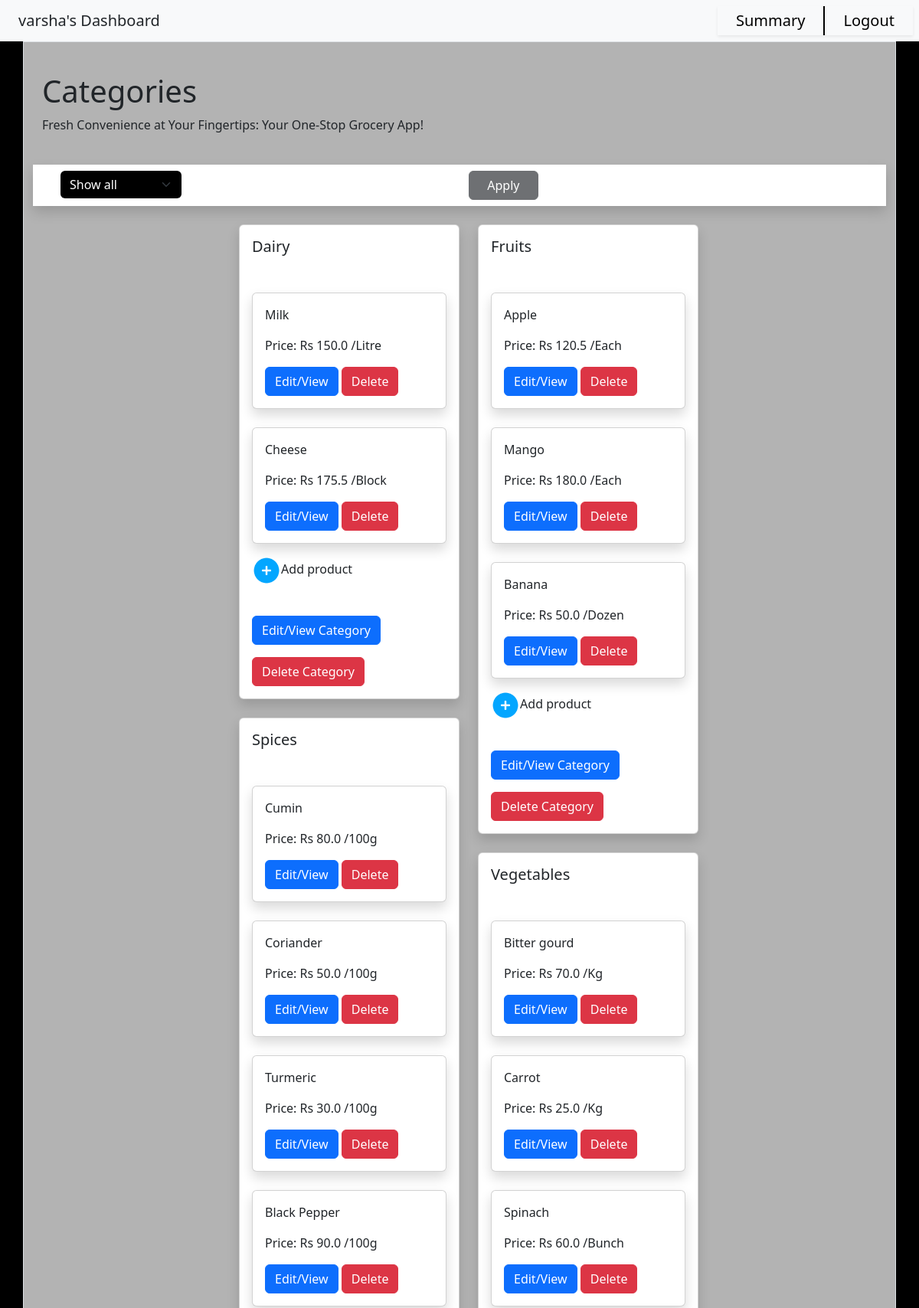
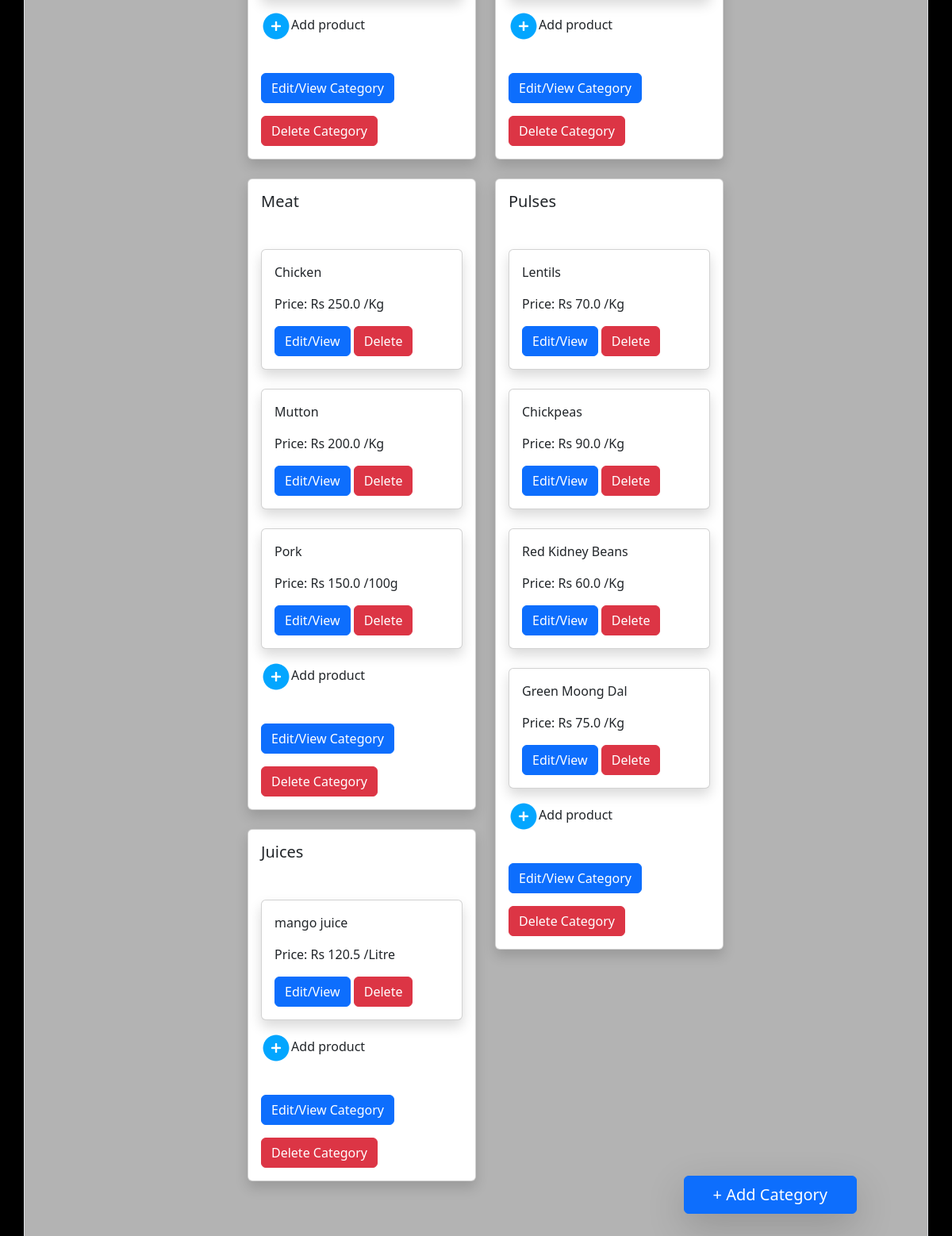
/varsha/manager_dashboard, run on the app's committed database (2 pictures, top to bottom).
### application/models.py (models this page shows)
class Category(db.Model):
    __tablename__ = 'Category'
    CID = db.Column(db.Integer, autoincrement=True, primary_key=True)
    Name = db.Column(db.String(collation='NOCASE'), unique=True, nullable=False)
    products = db.relationship("Product", back_populates="cat", cascade='all, delete-orphan', passive_deletes=True)

class Product(db.Model):
    __tablename__ = 'Product'
    PID = db.Column(db.Integer, autoincrement=True, primary_key=True)
    Name = db.Column(db.String(collation='NOCASE'), unique=True, nullable=False)
    Price = db.Column(db.Float, nullable=False)
    Unit = db.Column(db.String, nullable=False)
    Stock = db.Column(db.Integer, nullable=False)
    CID = db.Column(db.Integer, db.ForeignKey('Category.CID', ondelete='CASCADE'))
    cat = db.relationship("Category", back_populates="products")
    ords = db.relationship("Order_Details", back_populates="product")

### application/controllers.py (the view)
@app.route("/<uname>/manager_dashboard")
def manager_logged_in(uname):
    return render_template("manager_dash.html", user = uname, categories=Category.query.all())

### templates/manager_dash.html (shortened to what this page needs)
<!DOCTYPE html>
<html>
    <head>
        <link href="https://cdn.jsdelivr.net/npm/bootstrap@5.3.1/dist/css/bootstrap.min.css" rel="stylesheet">
        <link href="https://cdn.jsdelivr.net/npm/bootstrap@5.3.0/dist/css/bootstrap.min.css" rel="stylesheet">
        <link href="{{ url_for('static', filename='css/dash.css') }}" rel="stylesheet">
    </head>
    <body id="body">
        <nav id = "nav" class="navbar sticky-top bg-body-tertiary text-center">
                <div class="nav" style = "text-align:left;">
                    {{ user }}'s Dashboard
                </div>
                <div class="clickable nav shadow-sm" style = "margin-left:auto;text-align:right; border-right:2px solid black;">
                    <a href="/{{ user }}/summary" style = "text-decoration:none; color:black;">Summary</a>
                </div>
                <div class="clickable nav shadow-sm" style = "margin-right:1vh; text-align:left;">
                    <a href="/login" style = "text-decoration:none; color:black;">Logout</a>
                </div>
        </nav>
        <button id = "add-btn" type="button" class="btn btn-primary shadow-lg" onclick = "window.location.href = '/{{ user }}/add_category';">+ Add Category</button>
        <div id = "content" class="container border">
            <div style = "margin-left:1vw; margin-right:auto; margin-top:5vh;">
                <h1>Categories</h1>
                Fresh Convenience at Your Fingertips: Your One-Stop Grocery App!<br>
            </div>
            <div class = "container-fluid shadow" style = "width:100%; margin-top:5vh; background-color:white;">
                <div class ="row">
                    <div class = "col-2" >
                        <select id = "filter-select" class="form-select" onchange = "filter_ip()" aria-label="Default select example">
                            <option selected>Show all </option>
                        </select>
                    </div>
                    <div class = "col-2"></div>
                    <div id = "range-val" class = "col-2"></div>
                    <button id = "filter-btn" type="button" class="btn btn-dark col-1" disabled onclick = "filter()">Apply</button>
                </div>
            </div>
            <div id = "initial-struct" style="display:none;">
                {% for cat in categories %}
                <div class="card cat shadow {{ cat.Name }}" id = "{{ cat.CID }}" >
                    <div class="card-body">
                        <h5 class="card-title mb-5">{{ cat.Name }}</h5>
                        <p class="card-text">
                            {% for prod in cat.products %}
                            <div class="card prod shadow" id = "{{ prod.PID }}">
                                <div class="card-body card-body-prod" id="{{ prod.Name }}">
                                    <p class="card-text">{{ prod.Name }}</p>
                                    <p class="card-text">Price: Rs <span class="price">{{ prod.Price }}</span><span> </span> {{ prod.Unit }}</p>
                                    <button type="button" class="btn btn-primary edit-cat" onclick = "window.location.href = '/{{ user }}/edit_product/cat_{{ cat.CID }}/prod_{{ prod.PID }}';">Edit/View</button>
                                    <button type="button" class="btn btn-danger del-cat delProdBtn"  onclick = "fn1('{{ prod.PID }}')">Delete</button>
                                </div>
                            </div>
                            {% else %}
                            <p class="mb-4"> No items have been added yet </p>
                            {% endfor %}
                        </p>
                        <div class = "add-prod mb-3" onclick = "window.location.href = '/{{ user }}/add_prod/cat_{{ cat.CID }}';">
                            <img src = "{{url_for('static', filename='images/add-icon.jpg')}}">Add product<br><br>
                        </div>
                        <button type="button" class="btn btn-primary edit-cat mb-3" onclick = "window.location.href = '/{{ user }}/edit_category/cat_{{ cat.CID }}';">Edit/View Category</button>
                        <button type="button" class="btn btn-danger del-cat delCatBtn"  onclick = "fn2('{{ cat.CID}}')" >Delete Category</button>
                    </div>
                </div>
                {% endfor %}
            </div>
        </div>
    </body>
</html>

### static/css/dash.css (style rules this page uses)
.navbar { width:100%; }
.nav { padding-top:0.5vh; padding-bottom:0.5vh; padding-left:2vw; padding-right:2vw; width:fit-content; font-size:2.5vh; height:100%; }
#content { min-height:93vh; display:flex; flex-direction:column; justify-content:center; align-items:center; background-color:rgba(255, 255, 255, 0.7); }
.card { width: 18rem; margin-top:3vh; }

### data on the page
Category: Name "Dairy"
Product: Name "Milk", Price "150.0", Unit "/Litre"
Product: Name "Cheese", Price "175.5", Unit "/Block"
Category: Name "Fruits"
Product: Name "Apple", Price "120.5", Unit "/Each"
Product: Name "Mango", Price "180.0", Unit "/Each"
Product: Name "Banana", Price "50.0", Unit "/Dozen"
Category: Name "Spices"
Product: Name "Cumin", Price "80.0", Unit "/100g"
Product: Name "Coriander", Price "50.0", Unit "/100g"
Product: Name "Turmeric", Price "30.0", Unit "/100g"
Product: Name "Black Pepper", Price "90.0", Unit "/100g"
Category: Name "Vegetables"
Product: Name "Bitter gourd", Price "70.0", Unit "/Kg"
Product: Name "Carrot", Price "25.0", Unit "/Kg"
Product: Name "Spinach", Price "60.0", Unit "/Bunch"
Category: Name "Meat"
Product: Name "Chicken", Price "250.0", Unit "/Kg"
Product: Name "Mutton", Price "200.0", Unit "/Kg"
Product: Name "Pork", Price "150.0", Unit "/100g"
Category: Name "Pulses"
Product: Name "Lentils", Price "70.0", Unit "/Kg"
Product: Name "Chickpeas", Price "90.0", Unit "/Kg"
Product: Name "Red Kidney Beans", Price "60.0", Unit "/Kg"
Product: Name "Green Moong Dal", Price "75.0", Unit "/Kg"
Category: Name "Juices"
Product: Name "mango juice", Price "120.5", Unit "/Litre"

### other printed values
{{ user }} "varsha"
